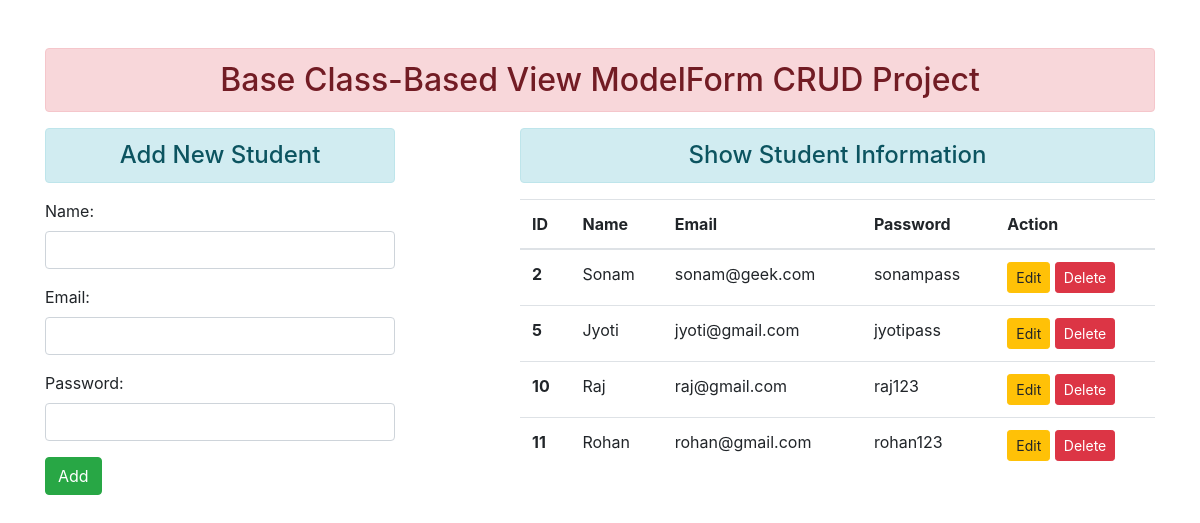
The page / on the database its author committed.
### enroll/models.py (models this page shows)
class User(models.Model):
 name = models.CharField(max_length=70)
 email = models.EmailField(max_length=100)
 password = models.CharField(max_length=100)

### enroll/views.py (the view, shortened to what this page needs)
# urls.py: path('', views.UserAddShowView.as_view(), name='addandshow'),
class UserAddShowView(TemplateView):
  template_name = 'enroll/addandshow.html'
  def get_context_data(self, *args, **kwargs):
    context = super().get_context_data(**kwargs)
    fm = StudentRegistration()
    stud = User.objects.all()
    context = {'stu':stud, 'form':fm}
    return context

### enroll/forms.py
class StudentRegistration(forms.ModelForm):
 class Meta:
  model = User
  fields = ['name', 'email', 'password']
  widgets = {
   'name': forms.TextInput(attrs={'class':'form-control'}),
   'email': forms.EmailInput(attrs={'class':'form-control'}),
   'password': forms.PasswordInput(render_value=True, attrs={'class':'form-control'}),
  }

### enroll/templates/enroll/addandshow.html (shortened to what this page needs)
{% extends 'enroll/base.html' %}
{% block content %}
<div class="row">
 <div class="col-sm-4">
  <h4 class="text-center alert alert-info">Add New Student</h4>
  <form action="" method="POST">
   {{form.as_p}}
   <input type="submit" class="btn btn-success" value="Add">
  </form>
 </div>
 <div class="col-sm-7 offset-1">
  <h4 class="text-center alert alert-info">Show Student Information</h4>
  {% if stu %}
   <table class="table table-hover">
     <thead>
       <tr>
         <th scope="col">ID</th>
         <th scope="col">Name</th>
         <th scope="col">Email</th>
         <th scope="col">Password</th>
         <th scope="col">Action</th>
       </tr>
     </thead>
     <tbody>
      {% for st in stu %}
       <tr>
         <th scope="row">{{st.id}}</th>
         <td>{{st.name}}</td>
         <td>{{st.email}}</td>
         <td>{{st.password}}</td>
         <td>
         <a href="{% url 'updatedata' st.id %}" class="btn btn-warning btn-sm">Edit</a>
         <form action="{% url 'deletedata' st.id %}" method="post" class="d-inline"> {% csrf_token %}
          <input type="submit" class="btn btn-danger btn-sm" value="Delete">
         </form>
         </td>
       </tr>
      {% endfor %}
     </tbody>
   </table>
  {% else %}
   <h4 class="text-center alert alert-warning">No Records</h4>
  {% endif %}
 </div>
</div>
{% endblock content %}

### enroll/templates/enroll/base.html (shortened to what this page needs)
<!DOCTYPE html>
{% load static %}
<html lang="en">
<head>
 <link rel="stylesheet" href="{% static 'enroll/css/bootstrap.css' %}">
</head>
<body>
 <div class="container mt-5">
  <h2 class="text-center alert alert-danger">Base Class-Based View ModelForm CRUD Project</h2>
  {% block content %} {% endblock content %}
 </div>
</body>
</html>

### rows shown on the page
User: id "2", name "Sonam", email "sonam@geek.com", password "sonampass"
User: id "5", name "Jyoti", email "jyoti@gmail.com", password "jyotipass"
User: id "10", name "Raj", email "raj@gmail.com", password "raj123"
User: id "11", name "Rohan", email "rohan@gmail.com", password "rohan123"
